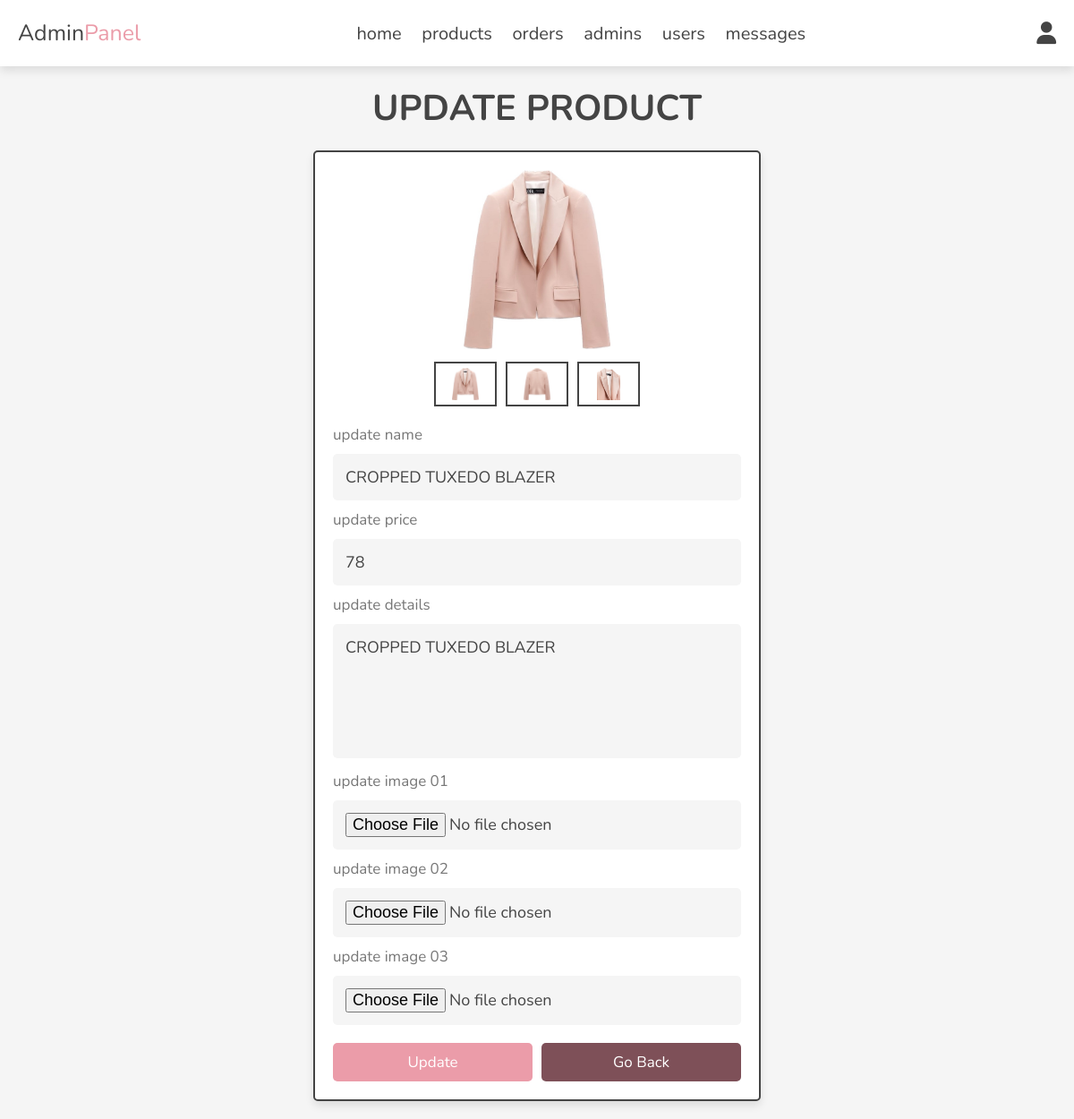
/admin/update_product.php?update=4 (signed in), run on the app's committed database.
### tables this page shows
CREATE TABLE `products` (
  `id` int(100) NOT NULL,
  `name` varchar(100) NOT NULL,
  `details` varchar(500) NOT NULL,
  `price` int(10) NOT NULL,
  `image_01` varchar(100) NOT NULL,
  `image_02` varchar(100) NOT NULL,
  `image_03` varchar(100) NOT NULL
);

### admin/update_product.php (the view, shortened to what this page needs)
<?php
include '../components/productCRUD.php';
?>
<!DOCTYPE html>
<html lang="en">
<head>
   <link rel="stylesheet" href="https://cdnjs.cloudflare.com/ajax/libs/font-awesome/6.1.1/css/all.min.css">
   <link rel="stylesheet" href="../css/admin_style.css">
</head>
<body>
<?php include '../components/admin_header.php'; ?>
<section class="update-product">
   <h1 class="heading">update product</h1>
   <?php
      $update_id = $_GET['update'];
      $select_products = $conn->prepare("SELECT * FROM `products` WHERE id = ?");
      $select_products->execute([$update_id]);
      if($select_products->rowCount() > 0){
         while($fetch_products = $select_products->fetch(PDO::FETCH_ASSOC)){
   ?>
   <form action="" method="post" enctype="multipart/form-data">
      <div class="image-container">
         <div class="main-image">
            <img src="../uploaded_img/<?= $fetch_products['image_01']; ?>" alt="">
         </div>
         <div class="sub-image">
            <img src="../uploaded_img/<?= $fetch_products['image_01']; ?>" alt="">
            <img src="../uploaded_img/<?= $fetch_products['image_02']; ?>" alt="">
            <img src="../uploaded_img/<?= $fetch_products['image_03']; ?>" alt="">
         </div>
      </div>
      <span>update name</span>
      <input type="text" name="name" required class="box" maxlength="100" placeholder="enter product name" value="<?= $fetch_products['name']; ?>">
      <span>update price</span>
      <input type="number" name="price" required class="box" min="0" max="9999999999" placeholder="enter product price" onkeypress="if(this.value.length == 10) return false;" value="<?= $fetch_products['price']; ?>">
      <span>update details</span>
      <textarea name="details" class="box" required cols="30" rows="10"><?= $fetch_products['details']; ?></textarea>
      <span>update image 01</span>
      <input type="file" name="image_01" accept="image/jpg, image/jpeg, image/png, image/webp" class="box">
      <span>update image 02</span>
      <input type="file" name="image_02" accept="image/jpg, image/jpeg, image/png, image/webp" class="box">
      <span>update image 03</span>
      <input type="file" name="image_03" accept="image/jpg, image/jpeg, image/png, image/webp" class="box">
      <div class="flex-btn">
         <input type="submit" name="update" class="btn" value="update">
         <a href="products.php" class="option-btn">go back</a>
      </div>
   </form>
   <?php
         }
      }else{
         echo '<p class="empty">no product found!</p>';
      }
   ?>
</section>
</body>
</html>

### css/admin_style.css (style rules this page uses)
:root { --main-color:rgb(235, 156, 169); --orange:rgb(126, 80, 88); --red:#4e4948; --black:#444; --white:#fff; --light-color:#777; --light-bg:#f5f5f5; --border:.2rem solid var(--black); --box-shadow:0 .5rem 1rem rgba(0,0,0,.1); }
* { font-family: 'Nunito', sans-serif; margin:0; padding:0; box-sizing: border-box; outline: none; border:none; text-decoration: none; }
html { font-size: 62.5%; overflow-x: hidden; }
body { background-color: var(--light-bg); }
section { padding:2rem; max-width: 1200px; margin:0 auto; }
.heading { font-size: 4rem; color:var(--black); margin-bottom: 2rem; text-align: center; text-transform: uppercase; }
.btn, .delete-btn, .option-btn { display: block; width: 100%; margin-top: 1rem; border-radius: .5rem; padding:1rem 3rem; font-size: 1.7rem; text-transform: capitalize; color:var(--white); cursor: pointer; text-align: center; }
.btn { background-color: var(--main-color); }
.option-btn { background-color: var(--orange); }
.flex-btn { display: flex; gap:1rem; }
.update-product form { background-color: var(--white); box-shadow: var(--box-shadow); border-radius: .5rem; border:var(--border); padding:2rem; max-width: 50rem; margin:0 auto; }
.update-product form .image-container { margin-bottom: 2rem; }
.update-product form .image-container .main-image img { height: 20rem; width: 100%; object-fit: contain; }
.update-product form .image-container .sub-image { display: flex; gap:1rem; justify-content: center; margin:1rem 0; }
.update-product form .image-container .sub-image img { height: 5rem; width: 7rem; object-fit: contain; padding:.5rem; border:var(--border); cursor: pointer; transition: .2s linear; }
.update-product form .box { width: 100%; border-radius: .5rem; padding:1.4rem; font-size: 1.8rem; color:var(--black); background-color: var(--light-bg); margin:1rem 0; }
.update-product form span { font-size: 1.7rem; color:var(--light-color); }
.update-product form textarea { height: 15rem; resize: none; }

### data on the page
products: image_01 (picture), image_02 (picture), image_03 (picture), name "CROPPED TUXEDO BLAZER", price "78", details "CROPPED TUXEDO BLAZER"
